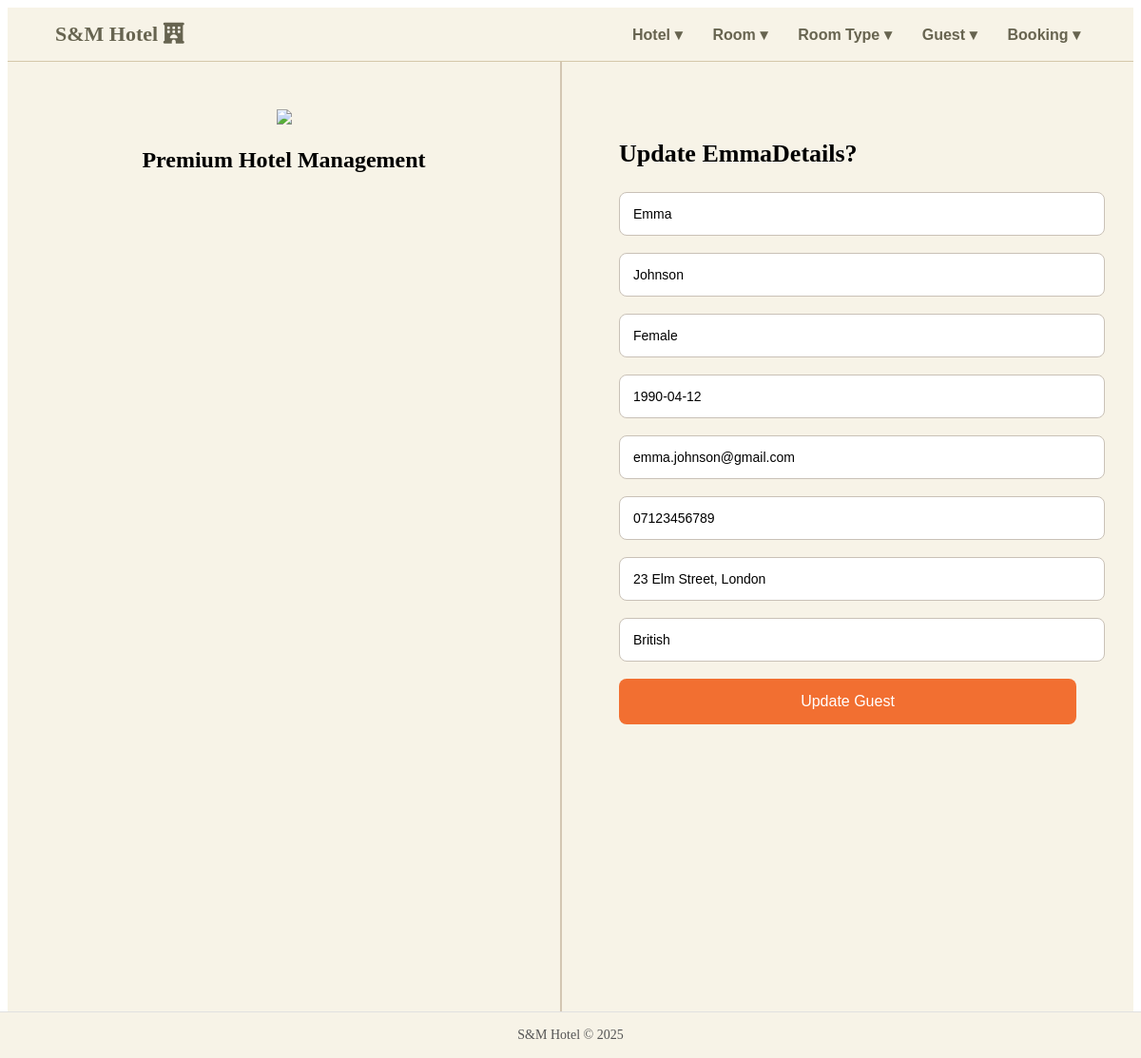
The app's page /updateguest.php?id=1 with its own data.
### tables this page shows
CREATE TABLE Guest (
    GuestID INTEGER NOT NULL PRIMARY KEY AUTOINCREMENT,
    GuestF_Name TEXT NOT NULL,
    GuestL_Name TEXT NOT NULL,
    Gender TEXT,
    DateOfBirth DATE,
    Email TEXT UNIQUE,
    Phnumber TEXT,
    Address TEXT,
    Nationality TEXT
);

### function.php (called while the page is built, shortened)
<?php
function viewguest($GuestID){
    $db = dbconnect();
    $stmt = $db->prepare("SELECT * FROM Guest WHERE GuestID = :gid");
    $stmt->bindValue(":gid", $GuestID, SQLITE3_INTEGER);
    $result = $stmt->execute();
    $guest_detail = [];
    while ($row = $result->fetchArray(SQLITE3_NUM)) {
        $guest_detail[] = $row;
    }
    return $guest_detail;
}
?>

### updateguest.php (the view, shortened to what this page needs)
<?php
    include("navbar.php");
    require_once("function.php");
    $gid = $_GET["GuestID"] ?? $_GET["id"] ?? null;
    $guest = viewguest($gid);
?>
<html lang="en">
<head>
    <link rel="stylesheet" herf="style.css"/>
</head>
<body>
    <div class="hotel">
     <div class="left">
        <img src="Images/hh2.png" >
        <h2 class="feature-title">Premium Hotel Management</h2>
    </div>
    <div class="form">
         <h2 class="form-title">Update <?php echo $guest[0][1]?>Details?</h2>
        <form method="post">
           <input type="text" name="GuestF_Name" class="input-box" value="<?php echo $guest[0][1];?>">
           <input type="text"name="GuestL_Name" class="input-box" value="<?php echo $guest[0][2];?>">
           <input  type="text" name="Gender" class="input-box" value="<?php echo $guest[0][3];?>">
           <input type="text" name="DateOfBirth" class="input-box" value="<?php echo $guest[0][4];?>">
           <input type="text" name="Email" class="input-box" value="<?php echo $guest[0][5];?>">
           <input type="text" name="Phnumber" class="input-box" value="<?php echo $guest[0][6];?>">
           <input type="text" name="Address" class="input-box" value="<?php echo $guest[0][7];?>">
           <input type="text" name="Nationality" class="input-box" value="<?php echo $guest[0][8];?>">
           <input type="submit" name="updateguest" class="btn-submit" value="Update Guest">
        </form>
    </div>
</div>
</body>
<footer class="footer">
    S&amp;M Hotel © 2025
</footer>
</html>

### style.css (style rules this page uses)
.hotel { display: flex; height: 130vh; background-color: #f7f3e7; }
.left { flex: 1; padding: 50px; border-right: 2px solid #D3C6B2; text-align: center; }
.left img { width: 80%; }
.form { flex: 1; padding: 60px; }
.form-title { font-size: 26px; margin-bottom: 25px; }
.input-box { width: 100%; padding: 14px; margin-bottom: 18px; border-radius: 8px; border: 1px solid #C9C1B7; background: #FFF; font-size: 14px; }
.btn-submit { width: 100%; background: #F26F31; color: white; padding: 15px; border: none; font-size: 16px; border-radius: 8px; cursor: pointer; }
.footer { width: 100%; text-align: center; padding: 16px 0; font-size: 14px; color: #555; border-top: 1px solid #e0e0e0; background-color: #f7f3e7; position: fixed; bottom: 0; left: 0; }

### records on screen
guest: GuestF_Name "Emma", GuestL_Name "Johnson", Gender "Female", DateOfBirth "1990-04-12", Email "emma.johnson@gmail.com", Phnumber "07123456789", Address "23 Elm Street, London", Nationality "British"
